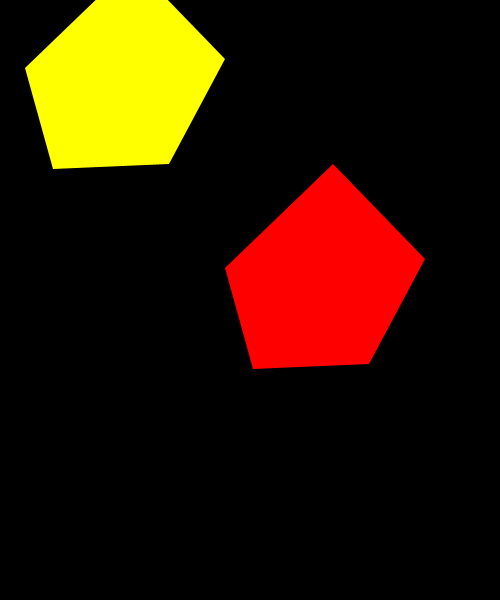
Frame 1 (no input)
Frame 60 (the mouse pressed at the canvas centre just before this capture): identical to frame 1, image omitted
Frame 120 (the mouse held since frame 60 and released just before this capture): identical to frame 1, image omitted

The Processing sketch that drew this single still picture (run headless with seeded random() and noise(); from frame 60 on, the mouse is pressed at the canvas centre):

// Processing sketch: inclass_functions
// ── inclass_functions.pde
void setup() {
  size(500,600);
  noStroke();

}

void draw() {
  background(0);
  
  fill(255,0,0);
  star(100,100, 1.0);
  fill(255,255,0);
  star(-100,-100, 1.0);
  
  int val = add(1,3);
  println(val);
}

int add(int a, int b) {
  int result = a + b;
  return result;
}

void star(int x, int y, float s) {
  pushMatrix();
  translate(x,y);
  scale(s);
  
  beginShape();
  //vertex (x,y)
  vertex(125, 168);
  vertex(233, 64);
  vertex(325, 159);
  vertex(269, 264);
  vertex(153, 269);
  endShape();
  
  popMatrix();
}

void mousePressed() {
  println( mouseX+ ", " + mouseY);
  
}
